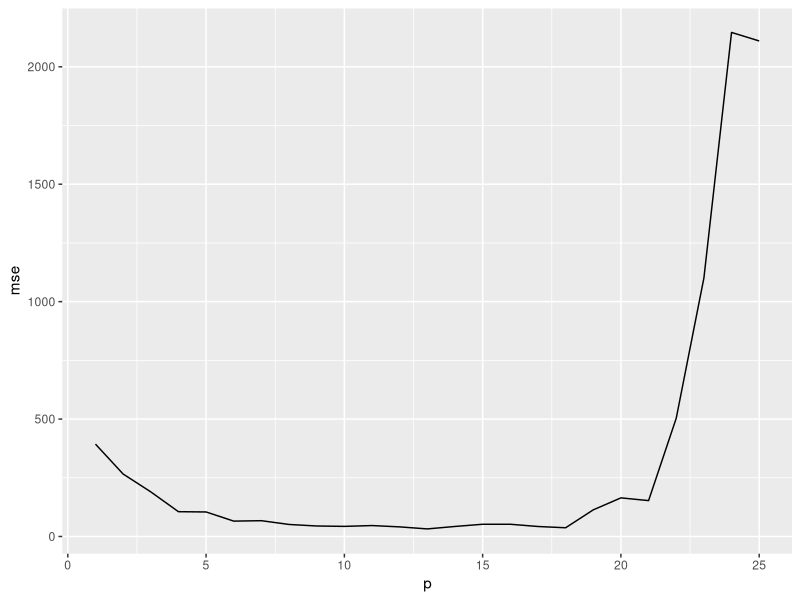
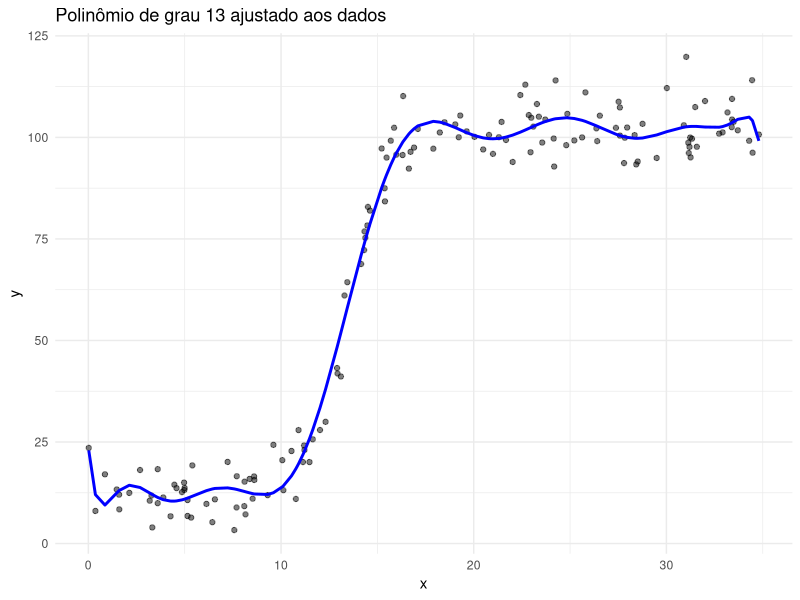

Generate these figures, in order, with R:
library(dplyr)
library(ggplot2)

rm(list = ls())

validacao_cruzada <- function(x, k = 3L) {
  # x: data frame que será dividido em k partes aproximadamente iguais
  # k: número de partes (folds) para a validação cruzada
  n <- nrow(x)
  x <- x[sample(nrow(x)), ]
  folds <- cut(1L:n, breaks = k, labels = FALSE)
  x$folds <- folds
  treino_validacao <- function(v_fold, split) {
    validacao <- x[x$folds == v_fold, ]
    treino <- x[x$folds != v_fold, ]
    validacao$info <- "validacao"
    treino$info <- "treino"
    d <- rbind(treino, validacao)
    d$split <- split
    d
  }

  d <- purrr::map_dfr(
    .x = 1L:k,
    .f = \(i) treino_validacao(i, split = i)
  )
  d$folds <- NULL
  d
}

#! Função de regressão real
gerando_dados <- function(n = 350L, ...) {
  f <- function(x, sd = 0.5, ...) {
    45 * tanh(x / 1.9 - 7) + 57 + rnorm(n, sd = sd)
    #45 * tanh(x)^3 + 4 + rnorm(n = n, ...)
    #x^7 + rnorm(n = n, ...)
  }

  tibble(x = runif(n = n, min = .Machine$double.xmin, max = 35)) |>
    mutate(y = f(x, ...)) |>
    relocate(y, .before = x)
}

tunagem <- function(cv, p_max = 25L) {
  # cv: data frame com os dados de treino e validação cruzada
  # p_max: grau máximo do polinômio a ser ajustado

  k <- max(cv$split)

  regressao <- function(p, i) {
    treino <- cv |>
      dplyr::filter(split == i, info == "treino")
    lm(y ~ poly(x, degree = p), data = treino)
  }

  avaliacao <- function(p) {
    one_step <- function(i) {
      r <- regressao(p, i)
      validacao <- cv |>
        dplyr::filter(split == i, info == "validacao")
      pred <- predict(r, newdata = validacao)
      mse <- mean((pred - validacao$y)^2)
      tibble(p = p, split = i, mse = mse)
    }
    purrr::map_dfr(.x = 1L:k, .f = one_step)
  }
  resultados <- purrr::map_dfr(.x = 1L:p_max, .f = avaliacao)
  resultados |>
    group_by(p) |>
    summarise(mse = mean(mse))
}

set.seed(123)
dados <- gerando_dados(n = 150, mean = 0, sd = 5.5)

#! Conjunto de validação cruzada
cv <- validacao_cruzada(dados, k = 5L)

r <- tunagem(cv, p_max = 25)
r |>
  ggplot(aes(x = p, y = mse)) +
  geom_line()


# Plotando a regressao polinomial com o melhor grau
melhor_grau <- r |>
  filter(mse == min(mse)) |>
  pull(p) |>
  as.integer()

modelo_final <- lm(y ~ poly(x, degree = melhor_grau), data = dados)
dados |>
  mutate(y_chapeu = predict(modelo_final)) |>
  ggplot(aes(x = x, y = y)) +
  geom_point(alpha = 0.5) +
  geom_line(aes(y = y_chapeu), color = "blue", size = 1) +
  labs(title = paste("Polinômio de grau", melhor_grau, "ajustado aos dados")) +
  theme_minimal()
